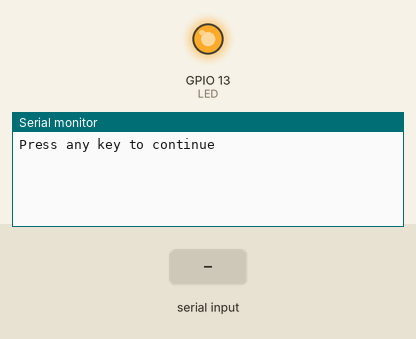
A sketch run on a simulated ESP32. Shown: output pins drawn as LEDs (lit = HIGH), the last lines printed to the serial monitor. Inputs (shaded band) come from the test bench.

Above: at 0.8 s.
0.9 s: "1" received over Serial
At 1.7 s:
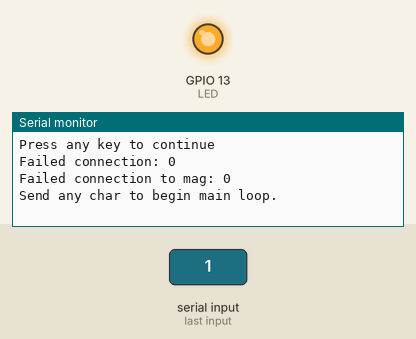
2.4 s: "0" received over Serial
At 2.52 s:
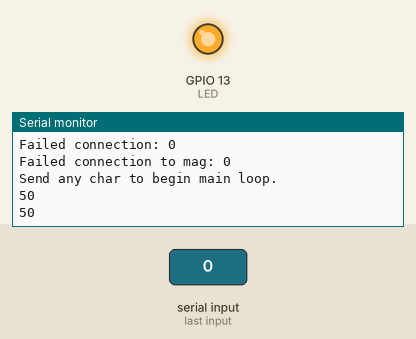

The sketch:

Teensy_Timing_Test.ino
```cpp
// (licence header left out)
#include <SPI.h>
#include <MPU9250.h>

#define SPI_CLOCK 8000000  // 8MHz clock works.

#define SS_PIN   15
#define INT_PIN  25
#define LED      13

#define WAITFORINPUT(){            \
  while(!Serial.available()){};  \
  while(Serial.available()){     \
    Serial.read();             \
  };                             \
}                                  \

MPU9250 mpu(SPI_CLOCK, SS_PIN);

void setup() {
  Serial.begin(115200);

  pinMode(INT_PIN, INPUT);
  pinMode(LED, OUTPUT);
  digitalWrite(LED, HIGH);

  SPI.begin();

  Serial.println("Press any key to continue");
  WAITFORINPUT();

  mpu.init(true);

  uint8_t wai = mpu.whoami();
  if (wai == 0x71){
    Serial.println("Successful connection");
  }
  else{
    Serial.print("Failed connection: ");
    Serial.println(wai, HEX);
  }

  uint8_t wai_AK8963 = mpu.AK8963_whoami();
  if (wai_AK8963 == 0x48){
    Serial.println("Successful connection to mag");
  }
  else{
    Serial.print("Failed connection to mag: ");
    Serial.println(wai_AK8963, HEX);
  }

  mpu.calib_acc();
  mpu.calib_mag();

  Serial.println("Send any char to begin main loop.");
  WAITFORINPUT();
}

void loop() {
  // various functions for reading
  // mpu.read_mag();
  // mpu.read_acc();
  // mpu.read_gyro();
int i=0;
int millis1 = millis();

for (i=0;i<1000;i++)
{
  mpu.read_all();
}
int millis2 = millis();

Serial.println(millis2-millis1);


}
```

Measured:
- after the input at 0.9 s, the serial monitor: prints a new line at once (image 1)
- after the input at 2.4 s, the serial monitor: prints a new line after 0.05 s (image 2)
